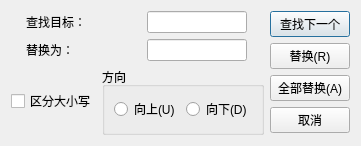
<?xml version="1.0" encoding="UTF-8"?>
<ui version="4.0">
 <class>ReplaceDialog</class>
 <widget class="QDialog" name="ReplaceDialog">
  <property name="geometry">
   <rect>
    <x>0</x>
    <y>0</y>
    <width>360</width>
    <height>146</height>
   </rect>
  </property>
  <property name="maximumSize">
   <size>
    <width>425</width>
    <height>176</height>
   </size>
  </property>
  <property name="windowTitle">
   <string>替换</string>
  </property>
  <layout class="QHBoxLayout" name="horizontalLayout_5">
   <item>
    <layout class="QVBoxLayout" name="verticalLayout_2">
     <item>
      <layout class="QHBoxLayout" name="horizontalLayout">
       <item>
        <widget class="QLabel" name="label">
         <property name="sizePolicy">
          <sizepolicy hsizetype="Fixed" vsizetype="Fixed">
           <horstretch>0</horstretch>
           <verstretch>0</verstretch>
          </sizepolicy>
         </property>
         <property name="minimumSize">
          <size>
           <width>0</width>
           <height>0</height>
          </size>
         </property>
         <property name="maximumSize">
          <size>
           <width>100</width>
           <height>16777215</height>
          </size>
         </property>
         <property name="text">
          <string>查找目标：</string>
         </property>
        </widget>
       </item>
       <item>
        <widget class="QLineEdit" name="searchText">
         <property name="maximumSize">
          <size>
           <width>100</width>
           <height>16777215</height>
          </size>
         </property>
        </widget>
       </item>
      </layout>
     </item>
     <item>
      <layout class="QHBoxLayout" name="horizontalLayout_2">
       <item>
        <widget class="QLabel" name="label_2">
         <property name="sizePolicy">
          <sizepolicy hsizetype="Fixed" vsizetype="Fixed">
           <horstretch>0</horstretch>
           <verstretch>0</verstretch>
          </sizepolicy>
         </property>
         <property name="minimumSize">
          <size>
           <width>100</width>
           <height>0</height>
          </size>
         </property>
         <property name="maximumSize">
          <size>
           <width>100</width>
           <height>16777215</height>
          </size>
         </property>
         <property name="text">
          <string>替换为：</string>
         </property>
        </widget>
       </item>
       <item>
        <widget class="QLineEdit" name="targetText">
         <property name="maximumSize">
          <size>
           <width>100</width>
           <height>16777215</height>
          </size>
         </property>
        </widget>
       </item>
      </layout>
     </item>
     <item>
      <layout class="QHBoxLayout" name="horizontalLayout_4">
       <item>
        <widget class="QCheckBox" name="cbCaseSensetive">
         <property name="text">
          <string>区分大小写</string>
         </property>
        </widget>
       </item>
       <item>
        <widget class="QGroupBox" name="groupBox">
         <property name="title">
          <string>方向</string>
         </property>
         <layout class="QHBoxLayout" name="horizontalLayout_3">
          <item>
           <widget class="QRadioButton" name="rbUp">
            <property name="text">
             <string>向上(U)</string>
            </property>
           </widget>
          </item>
          <item>
           <widget class="QRadioButton" name="rbDown">
            <property name="text">
             <string>向下(D)</string>
            </property>
           </widget>
          </item>
         </layout>
        </widget>
       </item>
      </layout>
     </item>
    </layout>
   </item>
   <item>
    <layout class="QVBoxLayout" name="verticalLayout">
     <item>
      <widget class="QPushButton" name="btFindNext">
       <property name="text">
        <string>查找下一个</string>
       </property>
      </widget>
     </item>
     <item>
      <widget class="QPushButton" name="btReplace">
       <property name="text">
        <string>替换(R)</string>
       </property>
      </widget>
     </item>
     <item>
      <widget class="QPushButton" name="btReplaceAll">
       <property name="text">
        <string>全部替换(A)</string>
       </property>
      </widget>
     </item>
     <item>
      <widget class="QPushButton" name="btCancel">
       <property name="text">
        <string>取消</string>
       </property>
      </widget>
     </item>
    </layout>
   </item>
  </layout>
 </widget>
 <resources/>
 <connections/>
</ui>
